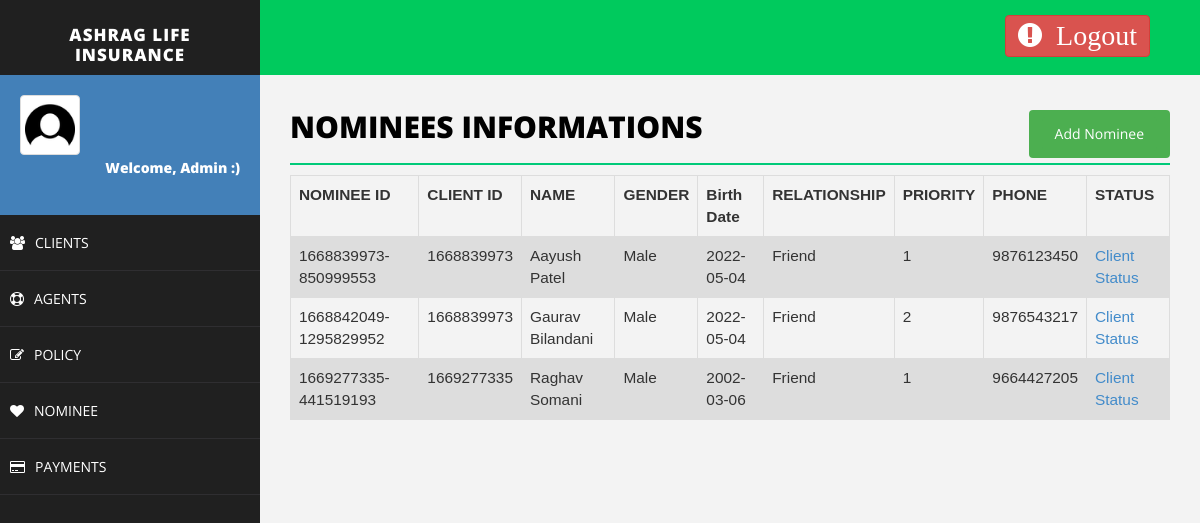
The page /nominee.php (signed in) on the database its author committed.
### tables this page shows
CREATE TABLE `nominee` (
  `nominee_id` varchar(200) NOT NULL,
  `client_id` varchar(100) NOT NULL,
  `name` varchar(50) NOT NULL,
  `sex` varchar(20) NOT NULL,
  `birth_date` varchar(50) NOT NULL,
  `nid` varchar(50) NOT NULL,
  `relationship` varchar(20) NOT NULL,
  `priority` varchar(20) NOT NULL,
  `phone` varchar(50) NOT NULL
);

### nominee.php (the view, shortened to what this page needs)
<!DOCTYPE html>
<html>
<head>
    <link href="assets/css/bootstrap.css" rel="stylesheet" />
    <link href="assets/css/font-awesome.css" rel="stylesheet" />
    <link href="assets/css/basic.css" rel="stylesheet" />
    <link href="assets/css/custom.css" rel="stylesheet" />
</head>
<body>
<?php include 'header.php';
?>
        <div id="page-wrapper">
                <div class="row">
                    <div class="col-md-12">
                        <h1 class="page-head-line">Nominees Informations
						<button class="btn" align="center">
						<a href="addNominee.php" class="btn">Add Nominee</a>
						</button>
						</h1>
                    </div>
                </div>
<?php
include'connection.php';
	$sql = "SELECT * FROM nominee";
	$result = $conn->query($sql);
	echo "<table class=\"table\">\n";
    echo "  <tr>\n";
	echo "    <th>NOMINEE ID</th>\n";
    echo "    <th>CLIENT ID</th>\n";
    echo "    <th>NAME</th>\n";
	echo "    <th>GENDER</th>\n";
    echo "    <th>Birth Date</th>\n";
	echo "    <th>RELATIONSHIP</th>\n";;
    echo "    <th>PRIORITY</th>\n";
    echo "    <th>PHONE</th>\n";;
	echo "    <th>STATUS</th>\n";
    echo "  </tr>";
	if ($result->num_rows > 0) {
	while($row = $result->fetch_assoc()) {
		echo "<tr>\n";
		echo "    <td>".$row["nominee_id"]."</td>\n";
		echo "    <td>".$row["client_id"]."</td>\n";
		echo "    <td>".$row["name"]."</td>\n";
		echo "    <td>".$row["sex"]."</td>\n";
		echo "    <td>".$row["birth_date"]."</td>\n";
		echo "    <td>".$row["relationship"]."</td>\n";
		echo "    <td>".$row["priority"]."</td>\n";
		echo "    <td>".$row["phone"]."</td>\n";
		echo "    <td>"."<a href='clientStatus.php?client_id=".$row["client_id"]. "'>Client Status</a>"."</td>\n";
	}
	echo "</table>\n";
	echo "</body>\n";
	echo "</html>";
	} else {
    echo "0 results";
}
?>
</body>
</html>

### assets/css/basic.css (style rules this page uses)
body { font-family: 'Open Sans', sans-serif; line-height:25px; }
#page-wrapper { padding: 15px 15px; min-height: 600px; background: #F3F3F3; }
.page-head-line { font-size: 30px; text-transform: uppercase; color: #000; font-weight: 800; padding-bottom: 20px; border-bottom: 2px solid #00CA79; margin-bottom: 10px; }
@media (min-width:768px) { #page-wrapper { margin: 0 0 0 260px; padding: 15px 30px; min-height: 1200px; } }

### nominee.php (style rules this page uses)
.btn { background-color: #4CAF50; float: right; color:white; text-decoration:none; }
table { font-family: arial, sans-serif; border-collapse: collapse; width: 100%; margin-left:0%; font-size:110%; }
td, th { border: 1px solid #dddddd; text-align: left; padding: 8px; }
tr:nth-child(even) { background-color: #dddddd; }

### rows shown on the page
nominee: nominee_id "1668839973-850999553", client "1668839973", name "Aayush Patel", sex "Male", birth_date "2022-05-04", relationship "Friend", priority "1", phone "9876123450"
nominee: nominee_id "1668842049-1295829952", client "1668839973", name "Gaurav Bilandani", sex "Male", birth_date "2022-05-04", relationship "Friend", priority "2", phone "9876543217"
nominee: nominee_id "1669277335-441519193", client "1669277335", name "Raghav Somani", sex "Male", birth_date "2002-03-06", relationship "Friend", priority "1", phone "9664427205"

### other values the page prints
$_SESSION["username"] "Admin"
